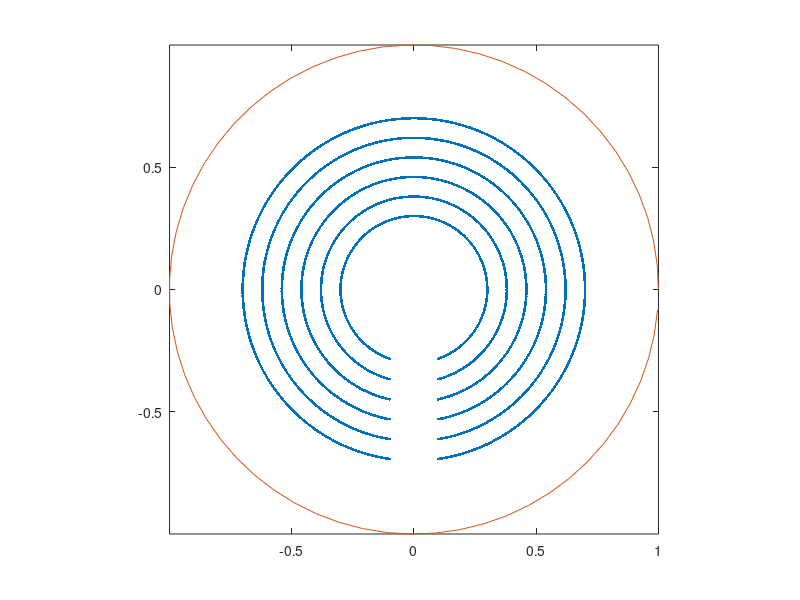

This figure's MATLAB source:
%trajectory

sigmamin    = 0.2; 
sigmamax    = 0.8; 
pen         = 0.2; % ?? maybe the effective width of a sample point, used to compute ring radii

nsamples    = 10000;   %from function call

sigmamin    = sigmamin + 0.5*pen;
sigmamax    = sigmamax - 0.5*pen;

deltasigma  = sigmamax - sigmamin;

numRings    = round(10*deltasigma) + 2;  % number of rings

ringRadii   = sigmamin:deltasigma/(numRings-1):sigmamax;
dphi        = pen./ringRadii;

arclength   = (2*pi-dphi).*ringRadii; % part of ring before skipping to next ring
step        = sum(arclength)/nsamples; 
nsteps      = round(arclength/step);

c = 1;
phi         =  0 : (2*pi-dphi(c))/(nsteps(1)-1) : 2*pi-dphi(c);

phi=phi+1.5*pi+0.5*dphi(c);
u=ringRadii(c).*cos(phi);
v=ringRadii(c).*sin(phi);

for c=2:numRings
    
   phi=0:(2*pi-dphi(c))/(nsteps(c)-1):2*pi-dphi(c);phi=phi+1.5*pi+0.5*dphi(c);
   x=ringRadii(c).*cos(phi);
   y=ringRadii(c).*sin(phi);
   u=[u x];
   v=[v y];
   
end

%unit circle

phi=0:0.1:2*pi;
x=cos(phi);
y=sin(phi);

figure(1);plot(u,v, '.', x,y);axis image;

scanpath= [u' v'];

%save('scanpath.mat','scanpath');